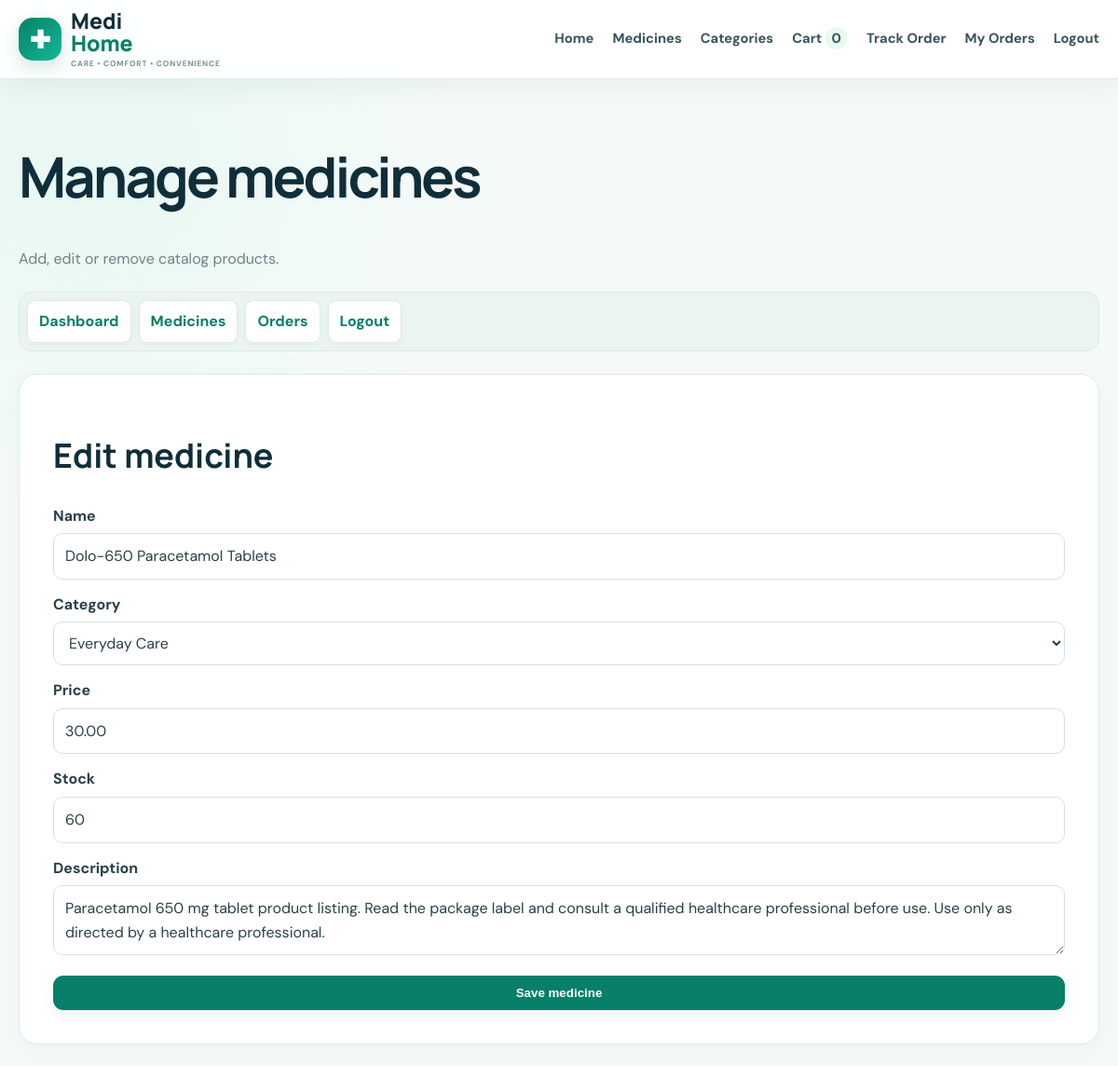
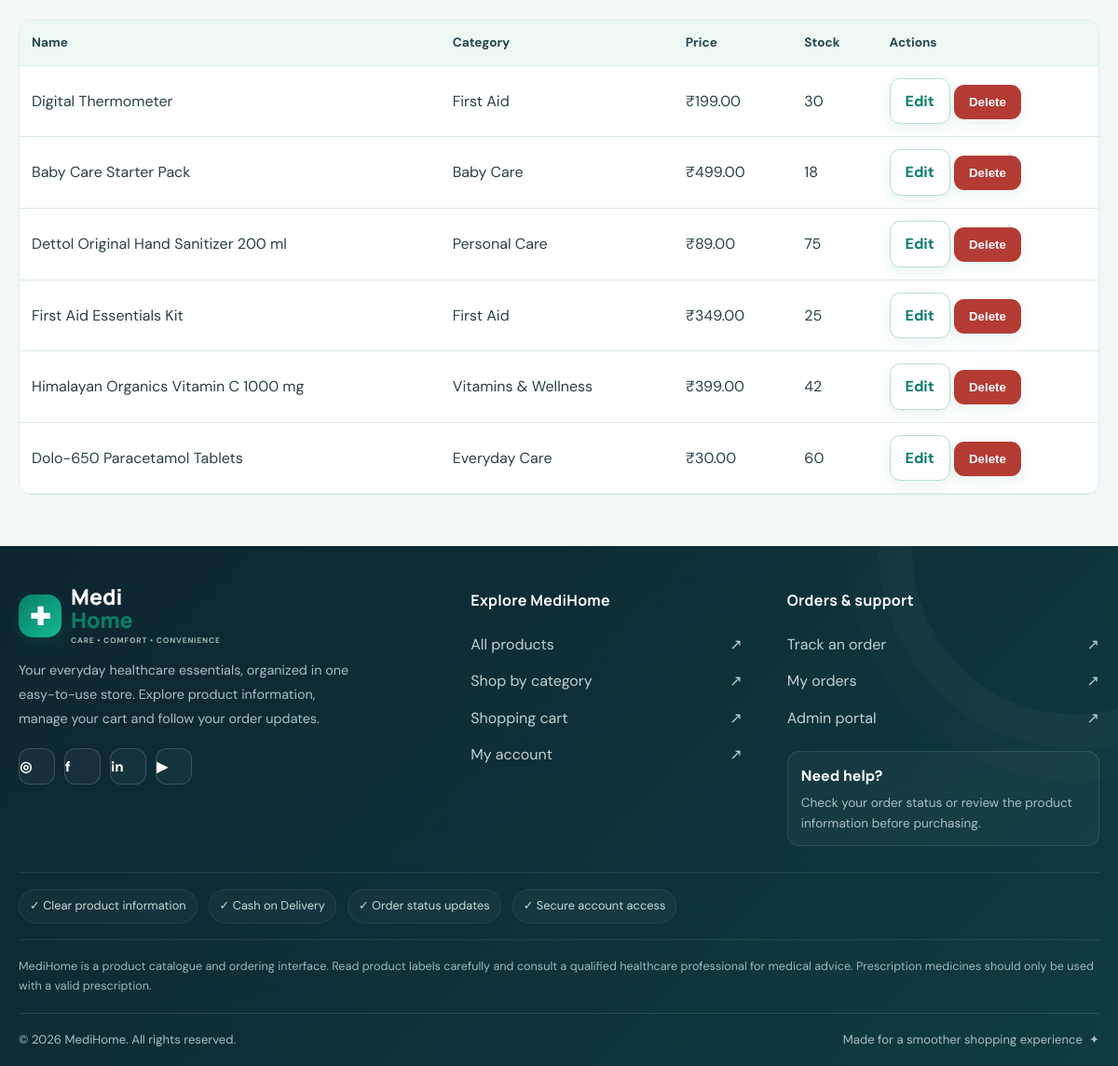
The page /admin/medicines.php?edit=1 (signed in) on the database its author committed (2 pictures, top to bottom).
### tables this page shows
CREATE TABLE medicines(id INT AUTO_INCREMENT PRIMARY KEY,category_id INT NOT NULL,name VARCHAR(180) NOT NULL,description TEXT,price DECIMAL(10,2) NOT NULL,old_price DECIMAL(10,2),stock INT NOT NULL DEFAULT 0,image_url VARCHAR(500),prescription_required TINYINT(1) NOT NULL DEFAULT 0,is_featured TINYINT(1) NOT NULL DEFAULT 0,expiry_date DATE,created_at TIMESTAMP DEFAULT CURRENT_TIMESTAMP,FOREIGN KEY(category_id) REFERENCES categories(id));

CREATE TABLE categories(id INT AUTO_INCREMENT PRIMARY KEY,name VARCHAR(100) UNIQUE NOT NULL,icon VARCHAR(20) NOT NULL DEFAULT '💊');

### config.php (called while the page is built, shortened)
<?php
function e($v): string { return htmlspecialchars((string)($v??''),ENT_QUOTES,'UTF-8'); }
function money($v): string { return '₹'.number_format((float)$v,2); }

### admin/medicines.php (the view)
<?php require __DIR__.'/../config.php';require_admin();$msg='';if($_SERVER['REQUEST_METHOD']==='POST'){$action=$_POST['action']??'';if($action==='save'){$id=(int)($_POST['id']??0);$name=trim($_POST['name']??'');$cat=(int)($_POST['category_id']??0);$price=(float)($_POST['price']??0);$stock=max(0,(int)($_POST['stock']??0));$desc=trim($_POST['description']??'');if($name&&$cat&&$price>=0){if($id){$s=$pdo->prepare('UPDATE medicines SET name=?,category_id=?,price=?,stock=?,description=? WHERE id=?');$s->execute([$name,$cat,$price,$stock,$desc,$id]);}else{$s=$pdo->prepare('INSERT INTO medicines(name,category_id,price,stock,description) VALUES(?,?,?,?,?)');$s->execute([$name,$cat,$price,$stock,$desc]);}flash('Medicine saved.');go('/MediHome/admin/medicines.php');}else $msg='Fill the required fields.';}if($action==='delete'){$id=(int)$_POST['id'];$s=$pdo->prepare('SELECT COUNT(*) FROM order_items WHERE medicine_id=?');$s->execute([$id]);if($s->fetchColumn())flash('Cannot delete a medicine already present in order history.','error');else{$s=$pdo->prepare('DELETE FROM medicines WHERE id=?');$s->execute([$id]);flash('Medicine deleted.');}go('/MediHome/admin/medicines.php');}}$cats=$pdo->query('SELECT * FROM categories')->fetchAll();$meds=$pdo->query('SELECT m.*,c.name category_name FROM medicines m JOIN categories c ON c.id=m.category_id ORDER BY m.id DESC')->fetchAll();$edit=null;if(isset($_GET['edit'])){$s=$pdo->prepare('SELECT * FROM medicines WHERE id=?');$s->execute([(int)$_GET['edit']]);$edit=$s->fetch();}$title='Manage Medicines | MediHome';require __DIR__.'/../includes/header.php';?><div class="pagehead"><h1>Manage medicines</h1><p>Add, edit or remove catalog products.</p></div><div class="adminnav"><a href="/MediHome/admin/index.php">Dashboard</a><a href="/MediHome/admin/medicines.php">Medicines</a><a href="/MediHome/admin/orders.php">Orders</a><a href="/MediHome/admin/logout.php">Logout</a></div><div class="formbox" style="max-width:none"><h2><?= $edit?'Edit medicine':'Add medicine'?></h2><?php if($msg):?><div class="flash error"><?=e($msg)?></div><?php endif;?><form method="post"><input type="hidden" name="action" value="save"><input type="hidden" name="id" value="<?=(int)($edit['id']??0)?>"><div class="field"><label>Name</label><input class="input" name="name" required value="<?=e($edit['name']??'')?>"></div><div class="field"><label>Category</label><select name="category_id"><?php foreach($cats as $c):?><option value="<?=(int)$c['id']?>" <?=(int)($edit['category_id']??0)===(int)$c['id']?'selected':''?>><?=e($c['name'])?></option><?php endforeach;?></select></div><div class="field"><label>Price</label><input class="input" type="number" min="0" step=".01" name="price" required value="<?=e((string)($edit['price']??''))?>"></div><div class="field"><label>Stock</label><input class="input" type="number" min="0" name="stock" value="<?=e((string)($edit['stock']??0))?>"></div><div class="field"><label>Description</label><textarea name="description"><?=e($edit['description']??'')?></textarea></div><button class="btn">Save medicine</button></form></div><div class="tablewrap section"><table class="table"><tr><th>Name</th><th>Category</th><th>Price</th><th>Stock</th><th>Actions</th></tr><?php foreach($meds as $m):?><tr><td><?=e($m['name'])?></td><td><?=e($m['category_name'])?></td><td><?=money($m['price'])?></td><td><?=(int)$m['stock']?></td><td><a class="btn ghost" href="?edit=<?=(int)$m['id']?>">Edit</a> <form method="post" style="display:inline" onsubmit="return confirm('Delete this item?')"><input type="hidden" name="action" value="delete"><input type="hidden" name="id" value="<?=(int)$m['id']?>"><button class="btn" style="background:#b43b34">Delete</button></form></td></tr><?php endforeach;?></table></div><?php require __DIR__.'/../includes/footer.php';?>

### assets/style.css (style rules this page uses)
:root { --g:#087f68;--g2:#12a782;--navy:#17323b;--ink:#2a4148;--muted:#718287;--mint:#eaf8f2;--line:#dfebe6;--bg:#f7fbf9 }
* { box-sizing:border-box }
body { margin:0;background:var(--bg);font:16px 'DM Sans',sans-serif;color:var(--ink);line-height:1.6 }
h1,h2,h3 { font-family:Manrope,sans-serif;color:var(--navy);line-height:1.2 }
h1 { font-size:clamp(2.3rem,5vw,4.2rem);letter-spacing:-.05em }
h2 { font-size:clamp(1.6rem,3vw,2.3rem) }
p { color:var(--muted) }
a { color:var(--g);text-decoration:none }
.navbtn,.btn { background:var(--g);color:white!important;border:0;border-radius:11px;padding:11px 16px;font-weight:700;cursor:pointer;display:inline-flex;align-items:center;justify-content:center;gap:7px }
.btn.ghost { background:white;border:1px solid #b9dfd1;color:var(--g)!important }
.section { margin-top:44px }
.pagehead { margin:10px 0 22px }
.input,.filters input,.filters select,textarea,select { font:inherit;padding:11px 12px;border:1px solid #d4e3dd;border-radius:10px;background:white;color:var(--ink);width:100% }
.formbox,.detail { max-width:600px;margin:10px auto;background:white;border:1px solid var(--line);border-radius:20px;padding:clamp(22px,4vw,36px) }
.field { margin:14px 0 }
.field label { display:block;font-weight:700;margin-bottom:6px }
.formbox .btn { width:100% }
.tablewrap { overflow:auto;background:white;border:1px solid var(--line);border-radius:14px }
.table { border-collapse:collapse;width:100%;min-width:600px }
.table th,.table td { text-align:left;padding:13px;border-bottom:1px solid var(--line) }
.table th { background:#eef8f3 }
.adminnav { display:flex;gap:8px;flex-wrap:wrap;margin:15px 0 24px }
.adminnav a { padding:9px 12px;background:white;border:1px solid var(--line);border-radius:9px;font-weight:700 }
:root { --blue:#2476c7;--blue2:#155aa5;--bg:#f7fbfd;--line:#dce9ed }
a,button,.btn,.navbtn,.category,.product { transition:color .22s ease,background .22s ease,border-color .22s ease,box-shadow .22s ease,transform .22s ease }
.btn,.navbtn { box-shadow:0 5px 14px #087f6817 }
:root { --g:#087f68;--g2:#13b995;--blue:#2879d0;--navy:#102e3a;--bg:#f5faf9;--line:#dcebe6 }
html { scroll-behavior:smooth;scroll-padding-top:100px }
body { background:radial-gradient(circle at 8% 8%,#e8f8f2 0,transparent 25rem),var(--bg) }
.adminnav { padding:8px;background:#eaf4f1;border:1px solid #d9eae4;border-radius:14px }
.adminnav a { transition:transform .2s,background .2s,color .2s;box-shadow:0 2px 8px #173b3208 }
.detail,.formbox,.tracking-result,.cart-summary { box-shadow:0 8px 26px #143d3208 }
.tablewrap { box-shadow:0 8px 25px #143d3208 }
.table th { font-size:.85rem;color:#254850 }
.table tbody tr { transition:background .2s }

### rows shown on the page
medicines: name "Dolo-650 Paracetamol Tablets", category_id "Everyday Care", price "30.00", stock "60", description "Paracetamol 650 mg tablet product listing. Read the package label and consult a qualified healthcare professional before use. Use only as directed by a healthcare professional.", category.name "Everyday Care", price "₹30.00"
medicines: name "Digital Thermometer", category.name "First Aid", price "₹199.00", stock "30"
medicines: name "Baby Care Starter Pack", category.name "Baby Care", price "₹499.00", stock "18"
medicines: name "Dettol Original Hand Sanitizer 200 ml", category.name "Personal Care", price "₹89.00", stock "75"
medicines: name "First Aid Essentials Kit", category.name "First Aid", price "₹349.00", stock "25"
medicines: name "Himalayan Organics Vitamin C 1000 mg", category.name "Vitamins & Wellness", price "₹399.00", stock "42"

### other values the page prints
count_cart() "0"
